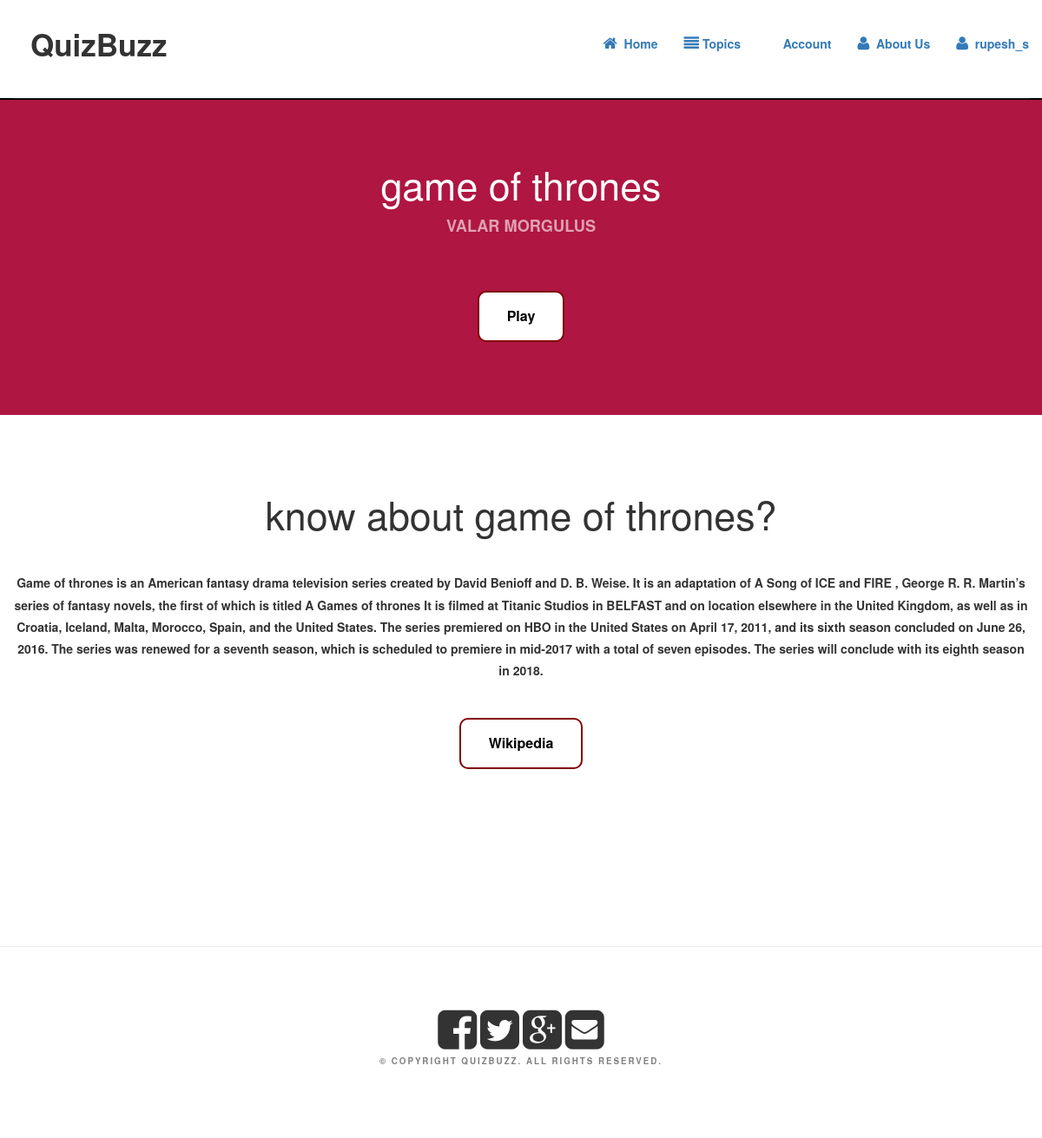
The app's page /topics1.php?t_id=8 (signed in) with its own data.
### tables this page shows
CREATE TABLE `user_login` (
  `id` int(5) NOT NULL,
  `username` varchar(30) NOT NULL,
  `password` varchar(30) NOT NULL
);

CREATE TABLE `topics` (
  `id` int(3) NOT NULL,
  `name` varchar(20) NOT NULL,
  `image` varchar(30) NOT NULL,
  `file` varchar(1001) NOT NULL,
  `slogan` varchar(55) NOT NULL
);

### topics1.php (the view, shortened to what this page needs)
<?php
$t_id=$_GET['t_id'];
$conn=mysqli_connect("localhost","root","","quizbuzz")
	or die("failed to connect...");
	$query="SELECT * FROM topics WHERE id='$t_id'";
	$result=mysqli_query($conn,$query);
	$row=mysqli_fetch_array($result);
	$name=$row['name'];
	$description=$row['file'];
	$slogan=$row['slogan'];
?>
<html>
<head>
<link href="default_t.css" rel="stylesheet" type="text/css" media="all" />
<link href="fonts.css" rel="stylesheet" type="text/css" media="all" />
<link href="css/bootstrap.min.css" rel="stylesheet">
</head>
<body>
<?php include("nav.php");?>
<div class="my">
<div id="wrapper">
	<div id="banner">
		<div class="container">
			<div class="title">
				<h2> <?php echo $name ;?> </h2>
				<span class="byline"><?php echo $slogan ;?></span></div>
			<ul class="actions">
				<li><a href="game/gameplayhtml.php?t_id=<?php echo $t_id ; ?>" class="button button1">Play</a></li>
			</ul>
		</div>
	</div>
<div id="page" class="container">
<div class="title">
	  <h2>Know about <?php echo $name ;?>?</h2>
	   </div>
		<p><?php echo $description ;?></p>
		<ul class="actions">
			<li><a href="https://en.wikipedia.org/wiki/" class="button button1">Wikipedia</a></li>
		</ul>
			</div>
</div>
</div>
<br><br><br><br><br><br>
<div id="copyright" class="container-fluid" >
             <div class="text-center right-center">
                <a href="https://www.facebook.com"><i id="social-fb" class="fa fa-facebook-square fa-3x social"></i></a>
	            <a href="https://twitter.com"><i id="social-tw" class="fa fa-twitter-square fa-3x social"></i></a>
	            <a href="https://plus.google.com/"><i id="social-gp" class="fa fa-google-plus-square fa-3x social"></i></a>
	            <a href="mailto:rupesh.singh@gmail.com"><i id="social-em" class="fa fa-envelope-square fa-3x social"></i></a>
             <br>
	<p>&copy; Copyright QuizBuzz. All rights reserved. </p>
	</div>
</div>
</body>
</html>

### nav.php (shortened to what this page needs)
<?php
$conn=mysqli_connect("localhost","root","","quizbuzz")
or die("failed to connect...");
?>
<html>
<head>
    <link href="css/bootstrap.min.css" rel="stylesheet">
    <link href="css/style.css" rel="stylesheet">
    <link href="font-awesome/css/font-awesome.min.css" rel="stylesheet" type="text/css">
</head>
<body>
    <nav class="navbar  navbar-fixed-top" role="navigation">
		<div class="container-fluid" id="header1">
			<div class="navbar-header">
								<p style="font-size:35px; padding:20px;" >QuizBuzz</p>
			</div>
			<div class="collapse navbar-collapse" id="bs-example-navbar-collapse-1">
				<ul class="nav navbar-nav navbar-right">
					<li>
                        <a href="home4.php" ><i class="fa fa-home"></i> &nbsp;Home</a>
					</li>
					<li>
						<a href="topics.php"> <i class="fa fa-align-justify"></i>&nbsp;Topics</a>
					</li>
					<li>
                        <a href="account1.php"> <i class="glyphicon glyphicon-thumbs-up"></i>&nbsp;  Account</a>
                    </li>
					<li>
                        <a href="aboutus.php"> <i class="fa fa-user"></i>&nbsp;  About Us</a>
                    </li>
<?php
$u_id=$_SESSION['u_id'];
$query="select * from user_login where id='$u_id'";
$q1=mysqli_query($conn,$query);
$result=mysqli_fetch_array($q1);
$user=$result['username'];
?>
					<li>
                        <a href="logout.php"> <i class="fa fa-user"></i>&nbsp;  <?php echo $user ;?></a>
                    </li>
					</div>
					</div>
</nav><br/><br/><br/>
				</body>
				</html>

### default_t.css (style rules this page uses)
html, body { height: 100%; }
body { margin: 0px; padding: 0px; background: #EEEEEE; font-family: 'News Cycle', sans-serif; font-size: 13pt; font-weight: 300; color: #656565; }
h1, h2, h3 { margin: 0; padding: 0; font-weight: 700; color: #2B3F48; }
p, ol, ul { margin-top: 0; }
ol, ul { padding: 0; list-style: none; }
ul.actions { text-align: center; }
p { line-height: 180%; }
a { color: #0000FF; }
.container { overflow: hidden; margin: 0em auto; width: 1000px; }
.button { background-color: #800000; border: none; color: white; padding: 16px 32px; text-align: center; text-decoration: none; display: inline-block; font-size: 16px; margin: 4px 2px; -webkit-transition-duration: 0.4s; transition-duration: 0.4s; cursor: pointer; border-radius:10px; }
.button1 { background-color: white; color: black; border: 2px solid #800000; }
.title { margin-bottom: 3em; }
.title h2 { text-transform: lowercase; font-size: 3.2em; }
.title .byline { font-size: 1.3em; color: #6F6F6F; }
.box1, .box2, .box3, { float: left; margin-right: 20px; }
#banner { overflow: hidden; padding: 7em 0em 5em 0em; background: #af1641; background-size: cover; text-align: center; color: rgba(255,255,255,.8); }
#banner .title { margin-bottom: 1em; text-transform: uppercase !important; }
#banner .title h2 { color: #FFF; }
#banner .title .byline { color: rgba(255,255,255,.6); }
#banner .button { margin-top: 3em; }
#page { padding: 5em 0em; text-align: center; }
#page .button { margin-top: 2em; display: inline-block; text-align: center; }
#copyright { overflow: hidden; padding: 5em 0em; border-top: 1px solid rgba(0,0,0,0.08); }
#copyright p { letter-spacing: 0.20em; text-align: center; text-transform: uppercase; font-size: 0.70em; color: rgba(0,0,0,0.5); }
#copyright a { text-decoration: none; color: rgba(0,0,0,0.8); }

### css/style.css (style rules this page uses)
html, body { height: 100%; font-weight:bold; }
body { padding-top: 10px; }

### nav.php (style rules this page uses)
#header1 { background-color:white; border-bottom:2px solid black; }

### records on screen
user_login: username "rupesh_s"
topics: name "game of thrones", slogan "VALAR MORGULUS", file "Game of thrones is an American fantasy drama television series created by David Benioff and D. B. Weise. It is an adaptation of A Song of ICE and FIRE , George R. R. Martin’s series of fantasy novels, the first of which is titled A Games of thrones It is filmed at Titanic Studios in BELFAST and on location elsewhere in the United Kingdom, as well as in Croatia, Iceland, Malta, Morocco, Spain, and the United States. The series premiered on HBO in the United States on April 17, 2011, and its sixth season concluded on June 26, 2016. The series was renewed for a seventh season, which is scheduled to premiere in mid-2017 with a total of seven episodes. The series will conclude with its eighth…"
